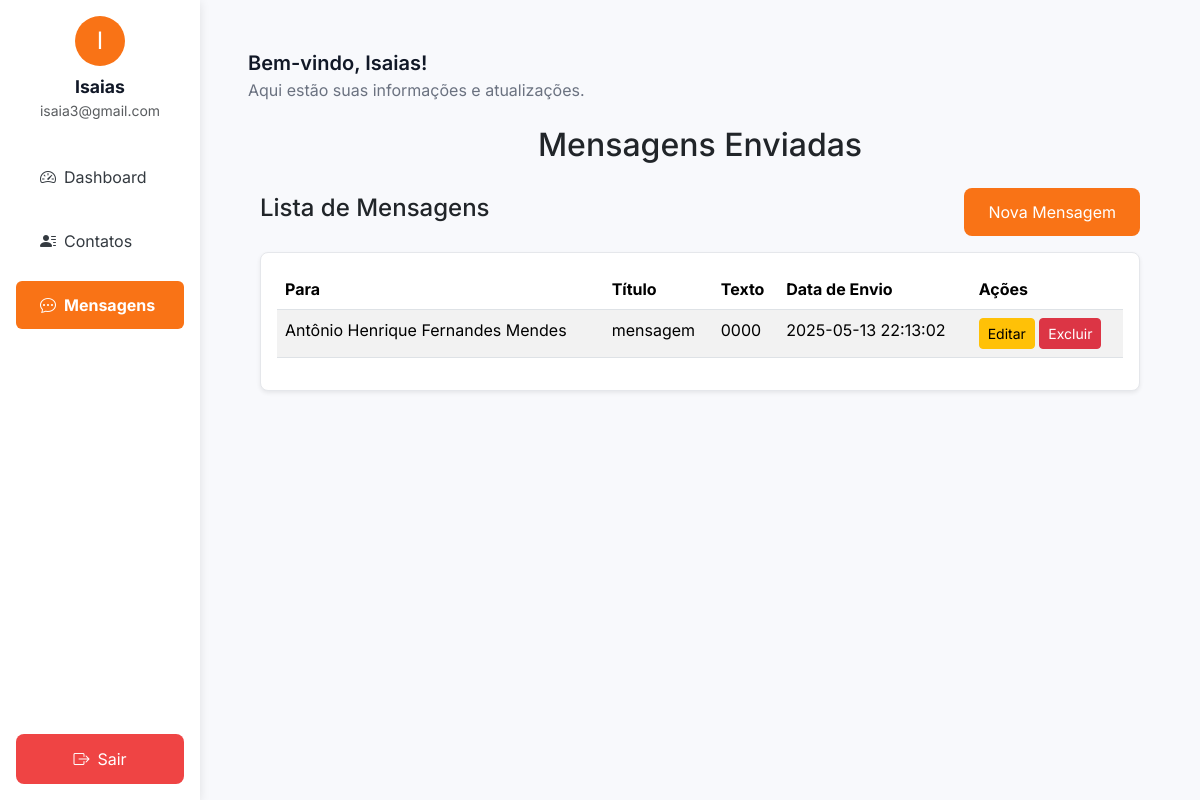
/mensagens (signed in), run on the app's committed database.
### tables this page shows
CREATE TABLE usuarios (
                id INTEGER PRIMARY KEY AUTOINCREMENT,
                nome TEXT,
                email TEXT UNIQUE,
                celular TEXT,
                senha TEXT
            );

CREATE TABLE mensagens (
                id INTEGER PRIMARY KEY AUTOINCREMENT,
                usuario_id INTEGER,
                contato_id INTEGER,
                titulo TEXT NOT NULL,
                texto TEXT NOT NULL,
                data_envio TEXT NOT NULL,
                FOREIGN KEY (usuario_id) REFERENCES usuarios(id),
                FOREIGN KEY (contato_id) REFERENCES contatos(id)
               );

CREATE TABLE contatos (
                id INTEGER PRIMARY KEY AUTOINCREMENT,
                usuario_id INTEGER,
                nome TEXT,
                email TEXT,
                celular TEXT,
                FOREIGN KEY(usuario_id) REFERENCES usuarios(id)
            );

### app.py (the view)
@app.route('/mensagens')
def mensagens():
    if 'user_id' not in session:
        return redirect(url_for('login'))
    user_id = session['user_id']
    with sqlite3.connect('instance/database.db') as conn:
        cursor = conn.cursor()
        cursor.execute('SELECT nome, email FROM usuarios WHERE id = ?', (user_id,))
        user_data = cursor.fetchone()
        if not user_data:
            return redirect(url_for('logout'))
        user = {
            'name': user_data[0],
            'email': user_data[1]
        }
        cursor.execute('''
            SELECT mensagens.id, mensagens.titulo, mensagens.texto, mensagens.data_envio, contatos.nome
            FROM mensagens
            JOIN contatos ON mensagens.contato_id = contatos.id
            WHERE mensagens.usuario_id = ?
            ORDER BY mensagens.data_envio DESC
        ''', (user_id,))
        mensagens = cursor.fetchall()
    return render_template('mensagens.html', user=user, mensagens=mensagens)

### app.py (called while the page is built)
@app.before_request
def before_request():
    user_id = session.get('user_id')
    if user_id:
        with sqlite3.connect('instance/database.db') as conn:
            cursor = conn.cursor()
            cursor.execute('SELECT nome, email FROM usuarios WHERE id = ?', (user_id,))
            user = cursor.fetchone()
            if user:
                g.user = {'name': user[0], 'email': user[1]}
            else:
                g.user = None
    else:
        g.user = None

### templates/mensagens.html (shortened to what this page needs)
{% extends 'base.html' %}
{% block content %}
<div class="container mt-4">
    <h2 class="text-center mb-4">Mensagens Enviadas</h2>
    <div class="d-flex justify-content-between align-items-center mb-3">
        <h4>Lista de Mensagens</h4>
        <a href="{{ url_for('mensagem') }}" class="btn btn-primary">Nova Mensagem</a>
    </div>
    {% if mensagens %}
    <div class="card p-3 shadow-sm">
        <table class="table table-striped table-hover">
            <thead>
                <tr>
                    <th>Para</th>
                    <th>Título</th>
                    <th>Texto</th>
                    <th>Data de Envio</th>
                    <th>Ações</th>
                </tr>
            </thead>
            <tbody>
                {% for id, titulo, texto, data_envio, nome in mensagens %}
                <tr>
                    <td>{{ nome }}</td>
                    <td>{{ titulo }}</td>
                    <td>{{ texto }}</td>
                    <td>{{ data_envio }}</td>
                    <td>
                        <a href="{{ url_for('editar_mensagem', id=id) }}" class="btn btn-warning btn-sm">Editar</a>
                        <form action="{{ url_for('excluir_mensagem', id=id) }}" method="POST" style="display:inline;">
                            <button type="submit" class="btn btn-danger btn-sm" onclick="return confirm('Tem certeza que deseja excluir?')">Excluir</button>
                        </form>
                    </td>
                </tr>
                {% endfor %}
            </tbody>
        </table>
    </div>
    {% else %}
    <div class="alert alert-info mt-3">Você ainda não enviou mensagens.</div>
    {% endif %}
</div>
{% endblock %}

### templates/base.html (shortened to what this page needs)
<!DOCTYPE html>
<html lang="pt-br">
<head>
    <link href="https://cdn.jsdelivr.net/npm/bootstrap@5.3.2/dist/css/bootstrap.min.css" rel="stylesheet">
    <link href="https://cdn.jsdelivr.net/npm/bootstrap-icons@1.10.5/font/bootstrap-icons.css" rel="stylesheet">
    <link rel="stylesheet" href="{{ url_for('static', filename='style.css') }}">
</head>
<body class="{% if request.endpoint in ['login', 'register'] %}login-register-page{% endif %}">
    <div class="container-fluid">
        <div class="row">
            {% if request.endpoint not in ['login', 'register'] %}
            <div class="col-md-2 sidebar d-flex flex-column position-relative p-3">
                <div class="text-center mb-4">
                    {% if user %}
                        <div class="avatar mx-auto mb-2">{{ user.name[0]|upper }}</div>
                        <strong>{{ user.name }}</strong>
                        <div class="text-muted" style="font-size: 0.875rem;">{{ user.email }}</div>
                    {% else %}
                        <div class="text-muted">Usuário não logado</div>
                    {% endif %}
                </div>
                <ul class="nav flex-column">
                    <li class="nav-item my-2">
                        <a class="nav-link {% if request.endpoint == 'dashboard' %}active fw-bold rounded{% endif %}" href="{{ url_for('dashboard') }}">
                            <i class="bi bi-speedometer2 me-2"></i>Dashboard
                        </a>
                    </li>
                    <li class="nav-item my-2">
                        <a class="nav-link {% if request.endpoint == 'contatos' %}active fw-bold rounded{% endif %}" href="{{ url_for('contatos') }}">
                            <i class="bi bi-person-lines-fill me-2"></i>Contatos
                        </a>
                    </li>
                    <li class="nav-item my-2">
                        <a class="nav-link {% if request.endpoint == 'mensagens' %}active fw-bold rounded{% endif %}" href="{{ url_for('mensagens') }}">
                            <i class="bi bi-chat-dots me-2"></i>Mensagens
                        </a>
                    </li>
                </ul>
                <a href="{{ url_for('logout') }}" class="btn btn-logout mt-auto">
                    <i class="bi bi-box-arrow-right me-2"></i>Sair
                </a>
            </div>
            {% endif %}
            <div class="col-md-10 p-5">
                <div class="header">
                    {% if user %}
                        <div class="greeting">Bem-vindo, {{ user.name }}!</div>
                        <div class="subheading">Aqui estão suas informações e atualizações.</div>
                    {% endif %}
                </div>
                {% block content %}
                {% endblock %}
            </div>
        </div>
    </div>
</body>
</html>

### static/style.css (style rules this page uses)
body { background-color: #f8f9fc; font-family: 'Inter', sans-serif; }
.p-5 { padding: 3rem !important; }
.sidebar { background-color: #ffffff; color: #343a40; min-height: 100vh; box-shadow: 0 2px 10px rgba(0, 0, 0, 0.1); padding-top: 1.5rem; }
.sidebar .avatar { background-color: #f97316; color: white; font-size: 1.5rem; border-radius: 50%; width: 50px; height: 50px; display: flex; justify-content: center; align-items: center; margin-bottom: 1rem; }
.sidebar strong { font-size: 1.1rem; color: #111827; }
.sidebar .text-muted { font-size: 0.875rem; }
.sidebar .nav-link { color: #343a40; font-size: 1rem; padding: 0.75rem 1.5rem; border-radius: 0.5rem; }
.sidebar .nav-link.active { background-color: #f97316; color: white; }
.sidebar .btn-logout { background-color: #ef4444; color: white; font-size: 1rem; padding: 0.75rem 1.5rem; text-align: center; border-radius: 0.5rem; width: 100%; }
.header { color: #111827; }
.header .greeting { font-size: 1.25rem; font-weight: 600; }
.header .subheading { font-size: 1rem; color: #6b7280; }
.card { border: 1px solid #e5e7eb; border-radius: 8px; box-shadow: 0 1px 3px rgba(0, 0, 0, 0.1); background-color: #ffffff; }
.btn-primary { background-color: #f97316; border: none; padding: 0.75rem 1.5rem; border-radius: 0.5rem; color: white; }
a { color: #f97316; text-decoration: none; }

### data on the page
usuarios: nome "I", name "Isaias", email "isaia3@gmail.com"
mensagens: nome "Antônio Henrique Fernandes Mendes", titulo "mensagem", texto "0000", data_envio "2025-05-13 22:13:02"
